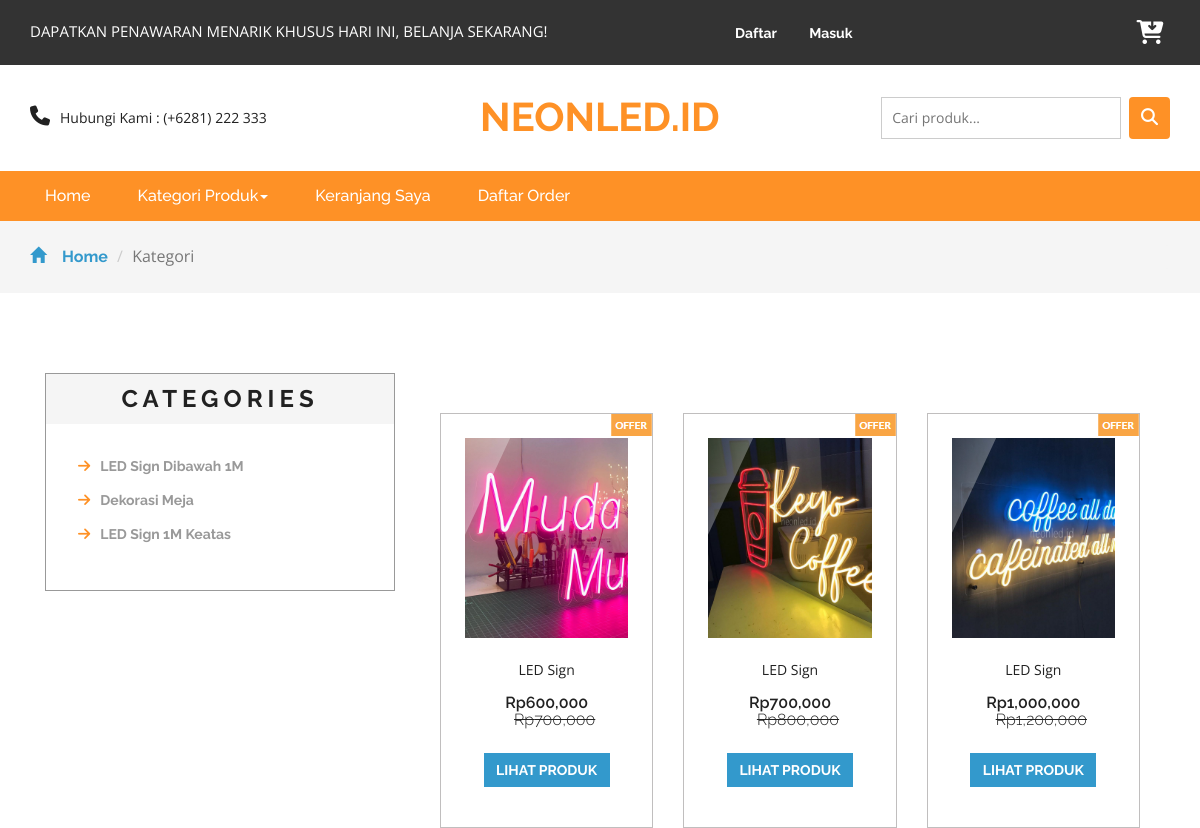
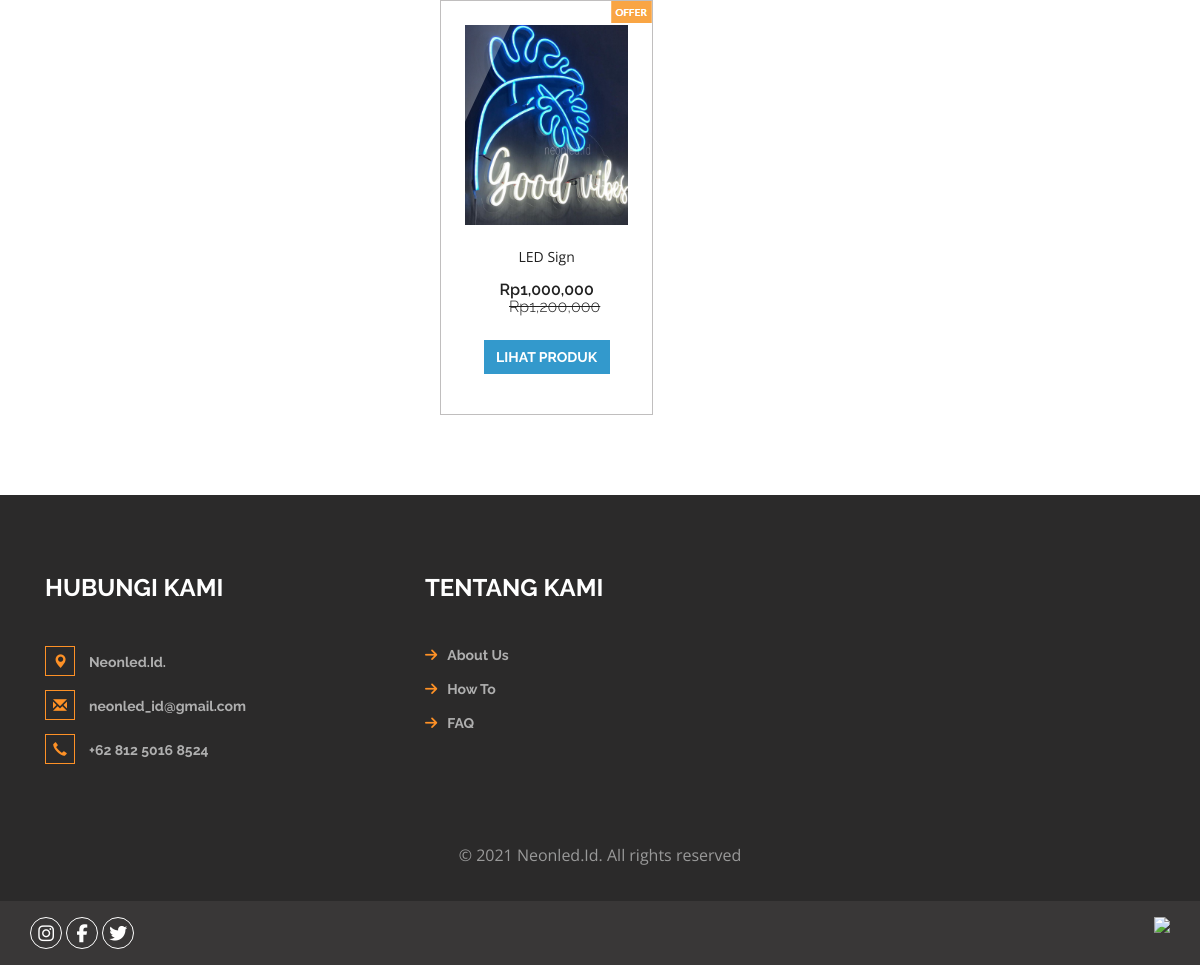
Screenshot of /search.php with the database file from the repository (2 pictures, top to bottom).
### tables this page shows
CREATE TABLE `kategori`  (
  `idkategori` int(11) NOT NULL AUTO_INCREMENT,
  `namakategori` varchar(20) NOT NULL,
  `tgldibuat` timestamp(0) NOT NULL DEFAULT current_timestamp(0),
  PRIMARY KEY (`idkategori`) USING BTREE
);

CREATE TABLE `produk`  (
  `idproduk` int(11) NOT NULL AUTO_INCREMENT,
  `idkategori` int(11) NOT NULL,
  `namaproduk` varchar(30) NOT NULL,
  `gambar` varchar(100) NOT NULL,
  `deskripsi` varchar(200) NOT NULL,
  `rate` int(11) NOT NULL,
  `hargabefore` int(11) NOT NULL,
  `hargaafter` int(11) NOT NULL,
  `tgldibuat` timestamp(0) NOT NULL DEFAULT current_timestamp(0),
  PRIMARY KEY (`idproduk`) USING BTREE,
  INDEX `idkategori`(`idkategori`) USING BTREE,
  CONSTRAINT `idkategori` FOREIGN KEY (`idkategori`) REFERENCES `kategori` (`idkategori`) ON DELETE CASCADE ON UPDATE CASCADE
);

### search.php (the view, shortened to what this page needs)
<?php
include 'dbconnect.php';
$s = $_POST['Search'];
?>
<!DOCTYPE html>
<html>
<head>
<link href="css/bootstrap.css" rel="stylesheet" type="text/css" media="all" />
<link href="css/style.css" rel="stylesheet" type="text/css" media="all" />
<link href="css/font-awesome.css" rel="stylesheet">
</head>
<body>
	<div class="agileits_header">
		<div class="container">
			<div class="w3l_offers">
				<p>DAPATKAN PENAWARAN MENARIK KHUSUS HARI INI, BELANJA SEKARANG!</p>
			</div>
			<div class="agile-login">
				<ul>
				<?php
				if(!isset($_SESSION['log'])){
					echo '
					<li><a href="registered.php"> Daftar</a></li>
					<li><a href="login.php">Masuk</a></li>
					';
				}
				?>
				</ul>
			</div>
			<div class="product_list_header">
					<a href="cart.php"><button class="w3view-cart" type="submit" name="submit" value=""><i class="fa fa-cart-arrow-down" aria-hidden="true"></i></button>
					 </a>
			</div>
			<div class="clearfix"> </div>
		</div>
	</div>
	<div class="logo_products">
		<div class="container">
		<div class="w3ls_logo_products_left1">
				<ul class="phone_email">
					<li><i class="fa fa-phone" aria-hidden="true"></i>Hubungi Kami : (+6281) 222 333</li>
				</ul>
			</div>
			<div class="w3ls_logo_products_left">
				<h1><a href="index.php">NEONLED.ID</a></h1>
			</div>
		<div class="w3l_search">
			<form action="search.php" method="post">
				<input type="search" name="Search" placeholder="Cari produk...">
				<button type="submit" class="btn btn-default search" aria-label="Left Align">
					<i class="fa fa-search" aria-hidden="true"> </i>
				</button>
			</form>
		</div>
			<div class="clearfix"> </div>
		</div>
	</div>
	<div class="navigation-agileits">
		<div class="container">
			<nav class="navbar navbar-default">
							<div class="collapse navbar-collapse" id="bs-megadropdown-tabs">
								<ul class="nav navbar-nav">
									<li class="active"><a href="index.php" class="act">Home</a></li>
									<li class="dropdown">
										<a href="#" class="dropdown-toggle" data-toggle="dropdown">Kategori Produk<b class="caret"></b></a>
									</li>
									<li><a href="cart.php">Keranjang Saya</a></li>
									<li><a href="konfirmasi.php">Daftar Order</a></li>
								</ul>
							</div>
							</nav>
			</div>
		</div>
	<div class="breadcrumbs">
		<div class="container">
			<ol class="breadcrumb breadcrumb1 animated wow slideInLeft" data-wow-delay=".5s">
				<li><a href="index.php"><span class="glyphicon glyphicon-home" aria-hidden="true"></span>Home</a></li>
				<li class="active">Kategori</li>
			</ol>
		</div>
	</div>
	<div class="products">
		<div class="container">
			<div class="col-md-4 products-left">
				<div class="categories">
					<h2>Categories</h2>
					<ul class="cate">
						<?php
														$kat=mysqli_query($conn,"SELECT * from kategori order by idkategori ASC");
														while($p=mysqli_fetch_array($kat)){
															?>
														<li><a href="kategori.php?idkategori=<?php echo $p['idkategori'] ?>"><i class="fa fa-arrow-right" aria-hidden="true"></i><?php echo $p['namakategori'] ?></a></li>
														<?php
																	}
														?>
					</ul>
				</div>
			</div>
			<div class="col-md-8 products-right">
				<div class="agile_top_brands_grids">
				<?php
					$brgs=mysqli_query($conn,"SELECT * from produk where namaproduk like '%$s%' or deskripsi like '%$s%' order by idproduk ASC");
					$x = mysqli_num_rows($brgs);
					if($x>0){
					while($p=mysqli_fetch_array($brgs)){
					?>
						<div class="col-md-4 top_brand_left">
						<div class="hover14 column">
							<div class="agile_top_brand_left_grid">
								<div class="agile_top_brand_left_grid_pos">
									<img src="images/offer.png" alt=" " class="img-responsive" />
								</div>
								<div class="agile_top_brand_left_grid1">
									<figure>
										<div class="snipcart-item block">
											<div class="snipcart-thumb">
												<a href="product.php?idproduk=<?php echo $p['idproduk'] ?>"><img src="<?php echo $p['gambar']?>" width="200px" height="200px"></a>
												<p><?php echo $p['namaproduk'] ?></p>
												<h4>Rp<?php echo number_format($p['hargaafter']) ?> <span>Rp<?php echo number_format($p['hargabefore']) ?></span></h4>
											</div>
											<div class="snipcart-details top_brand_home_details">
												<fieldset>
													<a href="product.php?idproduk=<?php echo $p['idproduk'] ?>"><input type="submit" class="button" value="Lihat Produk" /></a>
												</fieldset>
											</div>
										</div>
									</figure>
								</div>
							</div>
						</div>
					</div>
						<?php
							}
					} else {
						echo "Data tidak ditemukan, coba kata kunci lainnya";
					}
						?>
						<div class="clearfix"> </div>
				</div>
			</div>
		</div>
	</div>
<div class="footer">
		<div class="container">
			<div class="w3_footer_grids">
				<div class="col-md-4 w3_footer_grid">
					<h3>Hubungi Kami</h3>
					<ul class="address">
					<li><i class="glyphicon glyphicon-map-marker" aria-hidden="true"></i><a href="https://www.google.com/maps/place/ACCSESPORT/@-2.5247062,112.9576916,17z/data=!3m1!4b1!4m5!3m4!1s0x2de2bfa96394b639:0x4b45ed152dead85b!8m2!3d-2.5247062!4d112.9598803">Neonled.Id.</li>
						<li><i class="glyphicon glyphicon-envelope" aria-hidden="true"></i><a href="mailto:info@email">neonled_id@gmail.com</a></li>
						<li><i class="glyphicon glyphicon-earphone" aria-hidden="true"></i><a href="https:bit.ly/Redyhermawan">+62 812 5016 8524</li>
					</ul>
				</div>
				<div class="col-md-3 w3_footer_grid">
					<h3>Tentang Kami</h3>
					<ul class="info">
						<li><i class="fa fa-arrow-right" aria-hidden="true"></i><a href="about.html">About Us</a></li>
						<li><i class="fa fa-arrow-right" aria-hidden="true"></i><a href="about.html">How To</a></li>
						<li><i class="fa fa-arrow-right" aria-hidden="true"></i><a href="about.html">FAQ</a></li>
					</ul>
				</div>
				<div class="clearfix"> </div>
			</div>
		</div>
		<div class="footer-copy">
			<div class="container">
				<p>© 2021 Neonled.Id. All rights reserved</p>
			</div>
		</div>
	</div>
	<div class="footer-botm">
			<div class="container">
				<div class="Neonledlayouts-foot">
					<ul>
						<li><a href="#" class="w3_agile_instagram"><i class="fa fa-instagram" aria-hidden="true"></i></a></li>
						<li><a href="#" class="w3_agile_facebook"><i class="fa fa-facebook" aria-hidden="true"></i></a></li>
						<li><a href="#" class="agile_twitter"><i class="fa fa-twitter" aria-hidden="true"></i></a></li>
					</ul>
				</div>
				<div class="payment-w3ls">
					<img src="images/card.png" alt=" " class="img-responsive">
				</div>
				<div class="clearfix"> </div>
			</div>
		</div>
<link href="css/skdslider.css" rel="stylesheet">
</body>
</html>

### rows the page displays
kategori: namakategori "LED Sign Dibawah 1M"
kategori: namakategori "Dekorasi Meja"
kategori: namakategori "LED Sign 1M Keatas"
produk: gambar (picture), namaproduk "LED Sign", hargaafter "600,000", hargabefore "700,000"
produk: gambar (picture), namaproduk "LED Sign", hargaafter "700,000", hargabefore "800,000"
produk: gambar (picture), namaproduk "LED Sign", hargaafter "1,000,000", hargabefore "1,200,000"
produk: gambar (picture), namaproduk "LED Sign", hargaafter "1,000,000", hargabefore "1,200,000"
